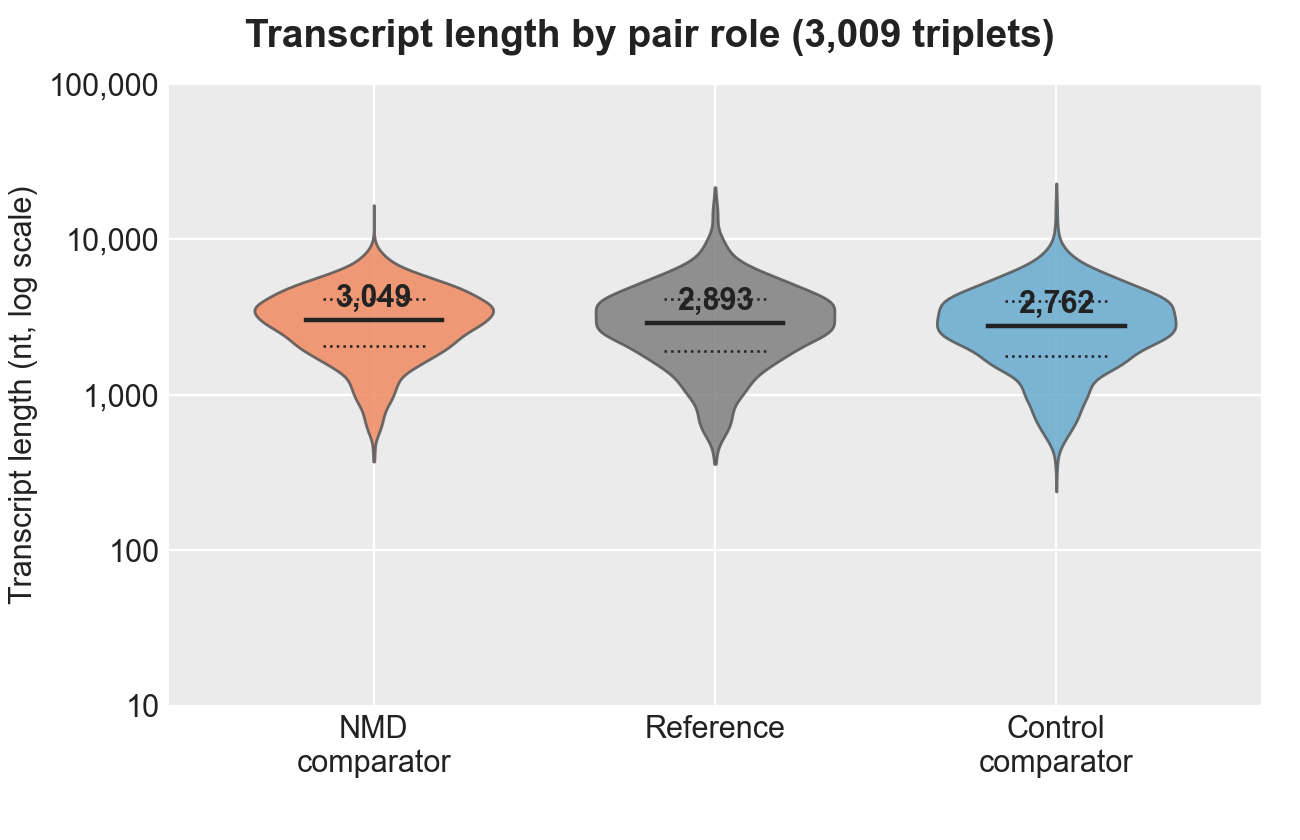

Source code (Python):
"""SF27 — Transcript length distribution by role in the Isopair pair set.

Standalone rebuild of the transcript-length-by-role panel that was previously
bundled as Panel C of PairSetDescriptives. Split per Yul-era paper numbering
so the paper's SF27 reference resolves to one figure.

Three roles within each pair-set triplet:
  - NMD comparator: NMD-classed isoform
  - Reference: highest-expressed non-NMD isoform in DMSO
  - Control comparator: non-NMD, non-reference isoform

Style: matplotlib rendered with ggplot-mimic theme (grey panel + white
gridlines) so the panel visually matches SF1-SF23. See
figures/lib/ggplot_style.py.
"""

from __future__ import annotations
import sys
from pathlib import Path

import matplotlib.pyplot as plt
import numpy as np
import pandas as pd

HERE = Path(__file__).resolve().parent
LIB  = HERE.parents[1] / "lib"
sys.path.insert(0, str(LIB))

from ggplot_style import (
    apply_ggplot_rcparams,
    style_axes_ggplot,
    assert_text_within_canvas,
    NMD_COLOR,
    CONTROL_COLOR,
    REF_COLOR,
    AXIS_C,
    TITLE_C,
    BODY_FS,
    HEADER_FS,
)

apply_ggplot_rcparams()

DATA = HERE / "data"

ROLES = ["NMD comparator", "Reference", "Control comparator"]
COLORS = {
    "NMD comparator":     NMD_COLOR,
    "Reference":          REF_COLOR,
    "Control comparator": CONTROL_COLOR,
}
XTICK_LABELS = ["NMD\ncomparator", "Reference", "Control\ncomparator"]


def main():
    txl = pd.read_csv(DATA / "tx_length_by_role_long.tsv", sep="\t")
    summary = pd.read_csv(DATA / "descriptives_summary.tsv", sep="\t").set_index("metric")["value"]
    n_triplets = int(summary.loc["n_pop_bc_triplets"])

    fig, ax = plt.subplots(figsize=(6.5, 4.2))
    fig.subplots_adjust(left=0.13, right=0.97, top=0.90, bottom=0.16)

    style_axes_ggplot(ax)

    data = [np.log10(txl.loc[txl["role"] == r, "length_nt"].values + 1) for r in ROLES]
    parts = ax.violinplot(
        data, positions=range(len(ROLES)), widths=0.7,
        showmeans=False, showmedians=False, showextrema=False,
    )
    for body, role in zip(parts["bodies"], ROLES):
        body.set_facecolor(COLORS[role])
        body.set_edgecolor(AXIS_C)
        body.set_alpha(0.85)
        body.set_zorder(3)

    for i, r in enumerate(ROLES):
        vals = txl.loc[txl["role"] == r, "length_nt"].values
        med = float(np.median(vals))
        q25, q75 = np.percentile(vals, [25, 75])
        ax.plot([i - 0.20, i + 0.20], [np.log10(med + 1)] * 2,
                color=TITLE_C, lw=1.6, zorder=5)
        ax.plot([i - 0.15, i + 0.15], [np.log10(q25 + 1)] * 2,
                color=TITLE_C, lw=0.9, linestyle=":", zorder=5)
        ax.plot([i - 0.15, i + 0.15], [np.log10(q75 + 1)] * 2,
                color=TITLE_C, lw=0.9, linestyle=":", zorder=5)
        ax.text(i, np.log10(med + 1) + 0.045, f"{int(med):,}",
                ha="center", va="bottom", fontsize=BODY_FS,
                fontweight="bold", color=TITLE_C, zorder=6)

    ax.set_xticks(range(len(ROLES)))
    ax.set_xticklabels(XTICK_LABELS, fontsize=BODY_FS, color=TITLE_C)
    ax.set_ylabel("Transcript length (nt, log scale)", fontsize=BODY_FS)
    ax.set_yticks([np.log10(10), np.log10(100), np.log10(1_000),
                   np.log10(10_000), np.log10(100_000)])
    ax.set_yticklabels(["10", "100", "1,000", "10,000", "100,000"])
    ax.set_xlim(-0.6, len(ROLES) - 0.4)

    fig.text(
        0.5, 0.955,
        f"Transcript length by pair role ({n_triplets:,} triplets)",
        ha="center", va="center",
        fontsize=HEADER_FS,
        fontweight="bold",
        color=TITLE_C,
    )

    assert_text_within_canvas(fig)

    out_png = HERE / "figure_sf27_transcript_length_by_role.png"
    out_pdf = HERE / "figure_sf27_transcript_length_by_role.pdf"
    fig.savefig(out_png, dpi=200, facecolor="white")
    fig.savefig(out_pdf, facecolor="white")
    print(f"wrote {out_png.name} and {out_pdf.name}")
    for r in ROLES:
        med = int(np.median(txl.loc[txl["role"] == r, "length_nt"].values))
        print(f"  median {r}: {med:,}")


if __name__ == "__main__":
    main()
